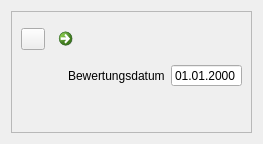
<?xml version="1.0" encoding="UTF-8"?>
<ui version="4.0">
 <class>Bewertung</class>
 <widget class="QWidget" name="Bewertung">
  <property name="geometry">
   <rect>
    <x>0</x>
    <y>0</y>
    <width>263</width>
    <height>144</height>
   </rect>
  </property>
  <property name="sizePolicy">
   <sizepolicy hsizetype="Preferred" vsizetype="MinimumExpanding">
    <horstretch>0</horstretch>
    <verstretch>0</verstretch>
   </sizepolicy>
  </property>
  <property name="windowTitle">
   <string>Form</string>
  </property>
  <layout class="QVBoxLayout" name="verticalLayout_2">
   <item>
    <widget class="QFrame" name="frame">
     <property name="frameShape">
      <enum>QFrame::StyledPanel</enum>
     </property>
     <property name="frameShadow">
      <enum>QFrame::Raised</enum>
     </property>
     <layout class="QVBoxLayout" name="verticalLayout">
      <item>
       <layout class="QHBoxLayout" name="horizontalLayout">
        <item>
         <widget class="QPushButton" name="pushButton_del">
          <property name="sizePolicy">
           <sizepolicy hsizetype="Fixed" vsizetype="Fixed">
            <horstretch>0</horstretch>
            <verstretch>0</verstretch>
           </sizepolicy>
          </property>
          <property name="minimumSize">
           <size>
            <width>24</width>
            <height>22</height>
           </size>
          </property>
          <property name="maximumSize">
           <size>
            <width>24</width>
            <height>22</height>
           </size>
          </property>
          <property name="toolTip">
           <string>Entfernt diese Bewertung</string>
          </property>
          <property name="text">
           <string/>
          </property>
          <property name="icon">
           <iconset resource="../res/grafiken.qrc">
            <normaloff>:/ewz/close_button.svg</normaloff>:/ewz/close_button.svg</iconset>
          </property>
          <property name="iconSize">
           <size>
            <width>25</width>
            <height>16</height>
           </size>
          </property>
         </widget>
        </item>
        <item>
         <widget class="QCommandLinkButton" name="button_woche"/>
        </item>
       </layout>
      </item>
      <item>
       <layout class="QHBoxLayout" name="horizontalLayout_2">
        <item>
         <spacer name="horizontalSpacer">
          <property name="orientation">
           <enum>Qt::Horizontal</enum>
          </property>
          <property name="sizeHint" stdset="0">
           <size>
            <width>40</width>
            <height>20</height>
           </size>
          </property>
         </spacer>
        </item>
        <item>
         <widget class="QLabel" name="label">
          <property name="text">
           <string>Bewertungsdatum</string>
          </property>
         </widget>
        </item>
        <item>
         <widget class="QDateEdit" name="dateEdit">
          <property name="enabled">
           <bool>true</bool>
          </property>
          <property name="focusPolicy">
           <enum>Qt::NoFocus</enum>
          </property>
          <property name="alignment">
           <set>Qt::AlignRight|Qt::AlignTrailing|Qt::AlignVCenter</set>
          </property>
          <property name="readOnly">
           <bool>true</bool>
          </property>
          <property name="buttonSymbols">
           <enum>QAbstractSpinBox::NoButtons</enum>
          </property>
          <property name="displayFormat">
           <string>dd.MM.yyyy</string>
          </property>
          <property name="calendarPopup">
           <bool>false</bool>
          </property>
         </widget>
        </item>
       </layout>
      </item>
      <item>
       <widget class="StarView" name="graphicsView">
        <property name="minimumSize">
         <size>
          <width>0</width>
          <height>30</height>
         </size>
        </property>
        <property name="maximumSize">
         <size>
          <width>16777215</width>
          <height>30</height>
         </size>
        </property>
        <property name="styleSheet">
         <string notr="true">background: transparent</string>
        </property>
        <property name="frameShape">
         <enum>QFrame::NoFrame</enum>
        </property>
        <property name="lineWidth">
         <number>0</number>
        </property>
        <property name="verticalScrollBarPolicy">
         <enum>Qt::ScrollBarAlwaysOff</enum>
        </property>
        <property name="horizontalScrollBarPolicy">
         <enum>Qt::ScrollBarAlwaysOff</enum>
        </property>
       </widget>
      </item>
     </layout>
    </widget>
   </item>
  </layout>
 </widget>
 <customwidgets>
  <customwidget>
   <class>StarView</class>
   <extends>QGraphicsView</extends>
   <header>./src/starview.h</header>
  </customwidget>
 </customwidgets>
 <resources>
  <include location="../res/grafiken.qrc"/>
 </resources>
 <connections/>
</ui>
